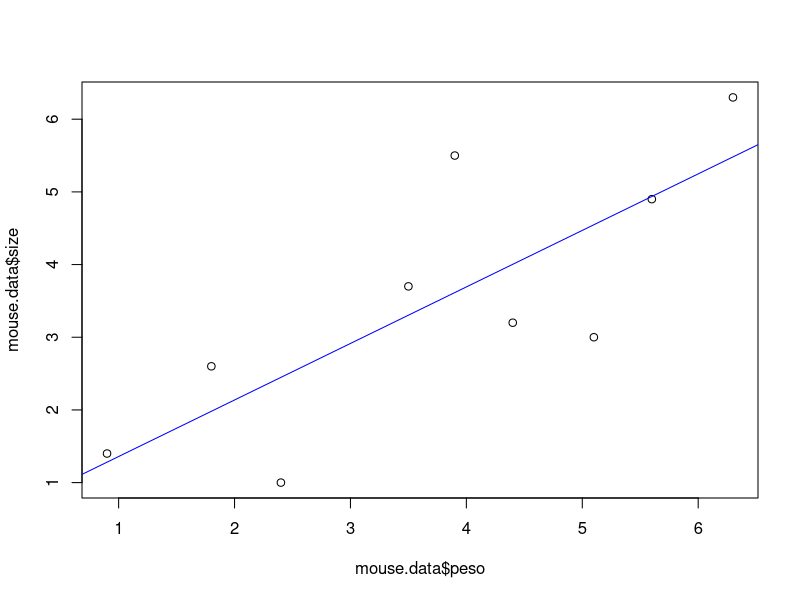
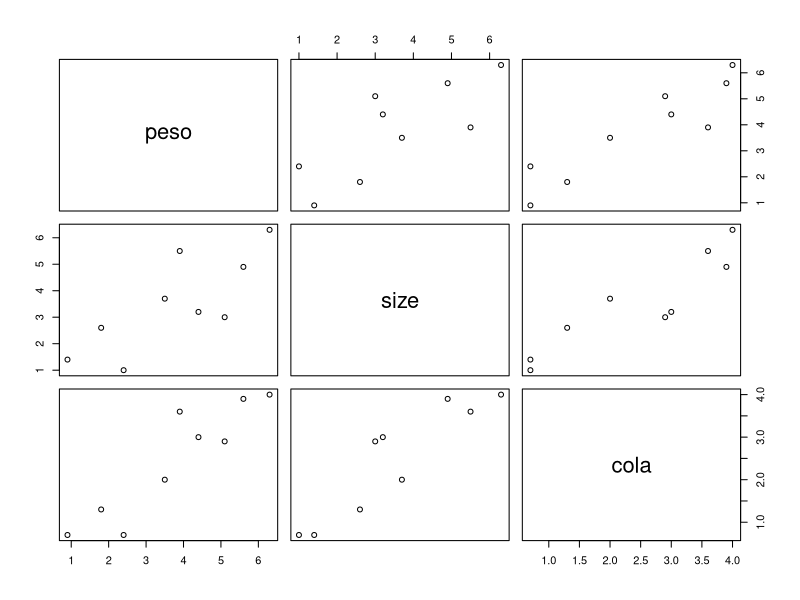

Here is the R script that generated these plots, in order:
mouse.data=data.frame(peso=c(0.9,1.8,2.4,3.5,3.9,4.4,5.1,5.6,6.3),
                     size=c(1.4,2.6,1.0,3.7,5.5,3.2,3.0,4.9,6.3))

mouse.data
plot(mouse.data$peso,mouse.data$size)
mouse.regression=lm(size ~ peso, data=mouse.data)
summary(mouse.regression)
abline(mouse.regression,col='blue')


mouse.data=data.frame(peso=c(0.9,1.8,2.4,3.5,3.9,4.4,5.1,5.6,6.3),
                      size=c(1.4,2.6,1.0,3.7,5.5,3.2,3.0,4.9,6.3),
                      cola=c(0.7,1.3,0.7,2,3.6,3,2.9,3.9,4))

plot(mouse.data)
multiple.regression=lm(size ~ peso + cola, data=mouse.data)
summary(multiple.regression)
